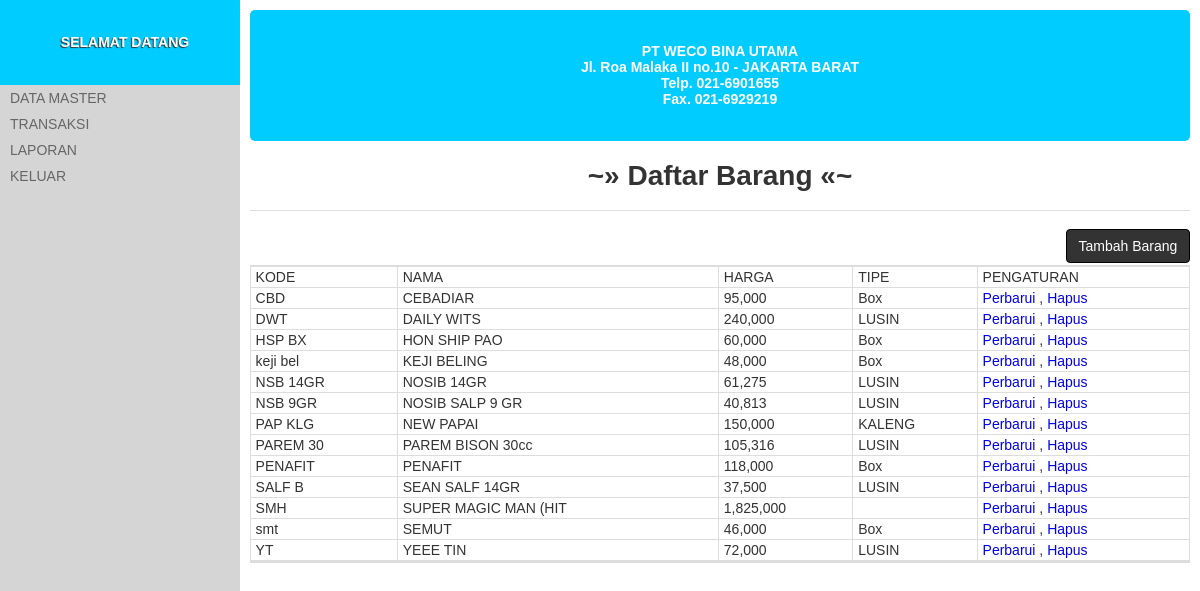
Screenshot of /?halaman=barang (signed in) with the database file from the repository.
### tables this page shows
CREATE TABLE IF NOT EXISTS `barang` (
  `kode_barang` varchar(8) NOT NULL,
  `nama_barang` varchar(50) DEFAULT NULL,
  `harga` int(10) DEFAULT NULL,
  `stok` int(5) DEFAULT NULL,
  `diskon` float NOT NULL,
  `id_tipe_barang` int(4) DEFAULT NULL
);

CREATE TABLE IF NOT EXISTS `tipe_barang` (
  `id_tipe_barang` int(8) NOT NULL,
  `nama_tipe_barang` varchar(20) DEFAULT NULL
);

### sistem/kontroler.php (called while the page is built, shortened)
<?php
require_once TEMA_HALAMAN;

### index.php (called while the page is built, shortened)
<?php
require_once DIREKTORI . 'sistem/kontroler.php';

### app/halaman_barang.php (the view, shortened to what this page needs)
<h1 class="sub-judul">Daftar Barang</h1>
<?php if(isset($_GET['tambah']) && $_GET['tambah'] == 1 ):?>
	<?php require_once DIR_APP . 'data_barang_tambah.php';?>
<?php elseif(isset($_GET['perbarui_id']) && $_GET['perbarui_id'] != '' ):?>
	<?php require_once DIR_APP . 'data_barang_perbarui.php';?>
<?php else:?>
<a href="?halaman=barang&tambah=1" class="tombol kanan">Tambah Barang</a>
<table>
	<thead>
		<tr>
			<th>Kode</th>
			<th>Nama</th>
			<th>Harga</th>
			<th>Tipe</th>
			<th>Pengaturan</th>
		</tr>
	</thead>
	<tbody>
		<?php
		$Q = mysql_query("SELECT barang.*,tipe_barang.nama_tipe_barang FROM barang LEFT JOIN tipe_barang ON tipe_barang.id_tipe_barang = barang.id_tipe_barang");
		while($o = mysql_fetch_object($Q)):
			echo "
			<tr>
				<td>{$o->kode_barang}</td>
				<td>{$o->nama_barang}</td>
				<td>".number_format($o->harga,0,'.',',')."</td>
				<td>{$o->nama_tipe_barang}</td>
				<td>
					<a href='?halaman=barang&perbarui_id={$o->kode_barang}'>Perbarui</a> ,
					<a href='?halaman=barang&hapus_id={$o->kode_barang}'>Hapus</a>
				</td>
			</tr>";
		endwhile;
		?>
	</tbody>
</table>
<?php endif;?>

### app/tema_utama.php (shortened to what this page needs)
<!DOCTYPE HTML>
<html lang="en-US">
<head>
	<link rel="stylesheet" href="./publik/tema/tema.css" />
</head>
<body>
	<ul class="navigasi kiri">
		<li><a href="?halaman=beranda" class="logo">SELAMAT DATANG</a></li>
		<?php if(HALAMAN_AKTIF != 'masuk'):?>
		<li><a href="#">Data Master</a>
		</li>
		<li><a href="#">Transaksi</a>
		</li>
		<li><a href="?halaman=laporan">Laporan</a>
		</li>
		<li><a href="?halaman=masuk">Keluar</a></li>
		<?php endif;?>
	</ul>
	<div class="konten kiri">
		<div class="konten-utama">
			<div class="judul">
				<h4>PT WECO BINA UTAMA
				<br>Jl. Roa Malaka II no.10 - JAKARTA BARAT<br>Telp. 021-6901655<br>Fax. 021-6929219</h4>
			</div>
			<div class="isi-konten">
				<?php require_once PANGGIL_HALAMAN; ?>
			</div>
		</div>
	</div>
</body>
</html>

### publik/tema/tema.css (style rules this page uses)
.kanan { text-align:right; }
.kiri { text-align:left; }
body { padding:0; margin:0; font-family:'Arial'; font-size:14px; color:#333333; background-color:#d5d5d5; }
a { text-decoration:none; }
.konten, .konten-utama, .isi-konten, .judul, .navigasi, .navigasi li, .navigasi li a, .formulir-umum, .error { display:block; }
.kiri { float:left !important; }
.kanan { float:right !important; }
.konten { width:80%; min-height:300px; background-color:#ffffff; }
.konten-utama { width:98%; padding:1%; }
.isi-konten { width:100%; }
.judul { background-color:#0cf; color:#ffffff; padding:15px; text-align:center; border-radius:5px; -webkit-border-radius:5px; -moz-border-radius:5px; }
.sub-judul { text-align:center; width:100%; border-bottom:1px solid #dddddd; height:50px; }
.navigasi { padding:0; margin:0; width:20%; min-height:100%; background-color:#d5d5d5; list-style:none; }
.navigasi li a { text-indent:10px; padding:5px 0; color:#666666; }
.navigasi li a.logo { padding-top:20px; padding-bottom:20px; line-height:45px; font-weight:bold; color:#666666; text-align:center; }
table { border-left:1px solid #dddddd; border-top:2px solid #dddddd; border-bottom:2px solid #dddddd; border-spacing:0; width:100%; }
table thead tr th, table tfoot tr th, table tbody tr td { border-right:1px solid #dddddd; border-bottom:1px solid #dddddd; border-spacing:0; padding:2px 5px; vertical-align: top; }
table thead tr th, table tfoot tr th, .navigasi li a { text-transform:uppercase; font-weight:100; }
.tombol { display: inline-block; padding: 6px 12px; margin-bottom: 2px; font-size: 14px; font-weight: normal; line-height: 1.428571429; text-align: center; white-space: nowrap; vertical-align: middle; cursor: pointer; border: 1px solid transparent; border-radius: 4px; -webkit-user-select: none; -moz-user-select: none; -ms-user-select: none; -o-user-select: none; user-select: none; color: #ffffff; background-color: #333333; border-color: #000000; }

### rows the page displays
barang: kode_barang "CBD", nama_barang "CEBADIAR", harga "95,000", id_tipe_barang.nama_tipe_barang "Box"
barang: kode_barang "DWT", nama_barang "DAILY WITS", harga "240,000", id_tipe_barang.nama_tipe_barang "LUSIN"
barang: kode_barang "HSP BX", nama_barang "HON SHIP PAO", harga "60,000", id_tipe_barang.nama_tipe_barang "Box"
barang: kode_barang "keji bel", nama_barang "KEJI BELING", harga "48,000", id_tipe_barang.nama_tipe_barang "Box"
barang: kode_barang "NSB 14GR", nama_barang "NOSIB 14GR", harga "61,275", id_tipe_barang.nama_tipe_barang "LUSIN"
barang: kode_barang "NSB 9GR", nama_barang "NOSIB SALP 9 GR", harga "40,813", id_tipe_barang.nama_tipe_barang "LUSIN"
barang: kode_barang "PAP KLG", nama_barang "NEW PAPAI", harga "150,000", id_tipe_barang.nama_tipe_barang "KALENG"
barang: kode_barang "PAREM 30", nama_barang "PAREM BISON 30cc", harga "105,316", id_tipe_barang.nama_tipe_barang "LUSIN"
barang: kode_barang "PENAFIT", nama_barang "PENAFIT", harga "118,000", id_tipe_barang.nama_tipe_barang "Box"
barang: kode_barang "SALF B", nama_barang "SEAN SALF 14GR", harga "37,500", id_tipe_barang.nama_tipe_barang "LUSIN"
barang: kode_barang "SMH", nama_barang "SUPER MAGIC MAN (HIT", harga "1,825,000"
barang: kode_barang "smt", nama_barang "SEMUT", harga "46,000", id_tipe_barang.nama_tipe_barang "Box"
barang: kode_barang "YT", nama_barang "YEEE TIN", harga "72,000", id_tipe_barang.nama_tipe_barang "LUSIN"
